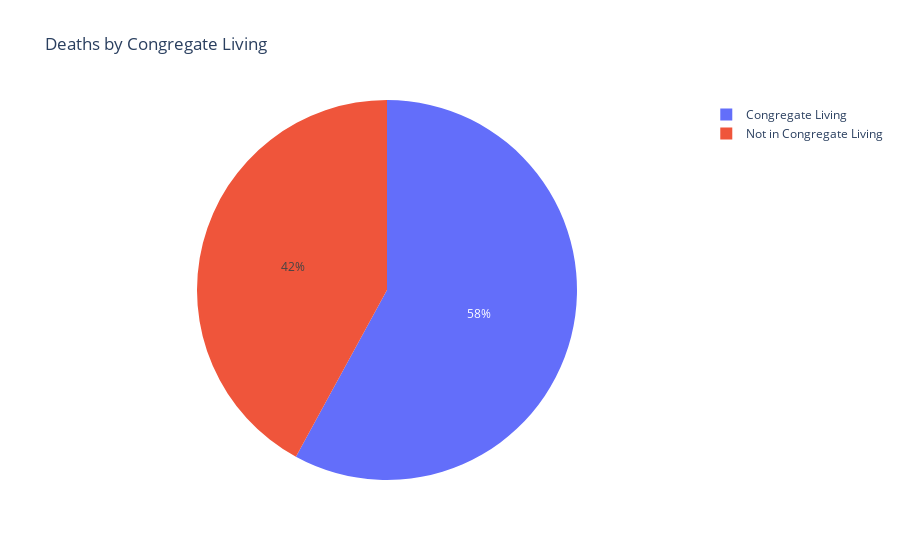

This figure's notebook cell:
### Code cell
fig = px.pie(df_grouped.reset_index(), values='Deaths',names = 'Congregate_Living', title='Deaths by Congregate Living')
fig.show()

### Figure 1 — Plotly figure (JSON) as saved in the notebook; plotly's stock layout.template omitted (floating-point values rounded to 4 significant figures)
{"data": [{"domain": {"x": [0, 1], "y": [0, 1]}, "hovertemplate": "Congregate_Living=%{label}<br>Deaths=%{value}<extra></extra>", "labels": ["Congregate Living", "Not in Congregate Living"], "legendgroup": "", "name": "", "showlegend": true, "type": "pie", "values": [823, 597]}], "layout": {"autosize": true, "legend": {"tracegroupgap": 0}, "title": {"text": "Deaths by Congregate Living"}}}
